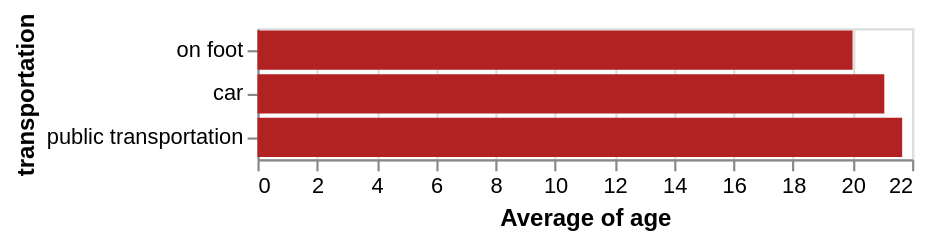

The notebook cell this image was saved under:
### Markdown cell above
🚀 Exercise: create a bar chart with Altair and visualize the means of transportation on the y-axis and the average age on the x-axis, sort by age:

### Code cell
alt.Chart(df).mark_bar(color='firebrick').encode(
    alt.X('average(age)'),
    alt.Y('transportation:N', sort='x')
)

### Figure 1 — Vega-Lite specification as saved in the notebook (floating-point values rounded to 4 significant figures)
{"config": {"view": {"continuousWidth": 300, "continuousHeight": 300}}, "data": {"name": "data-2a39a3396e945408229b500160f3be72"}, "mark": {"type": "bar", "color": "firebrick"}, "encoding": {"x": {"aggregate": "average", "field": "age", "type": "quantitative"}, "y": {"field": "transportation", "sort": "x", "type": "nominal"}}, "$schema": "https://vega.github.io/schema/vega-lite/v6.4.1.json", "datasets": {"data-2a39a3396e945408229b500160f3be72": [{"age": 20, "distance": 11.0, "transportation": "car", "duration": 11.0, "creative skills": 4, "languages": "german; english; romanian; italian", "hobbies": "Drawing", "distance_cat": "medium", "Creativity": "good"}, {"age": 21, "distance": 200.0, "transportation": "car", "duration": 140.0, "creative skills": 3, "languages": "german; english; polish", "hobbies": "work out", "distance_cat": "far far away", "Creativity": "medium"}, {"age": 23, "distance": 30.0, "transportation": "public transportation", "duration": 40.0, "creative skills": 4, "languages": "german; english; vietnamese", "hobbies": "crochet; gaming; sewing; reading; doom scrolling", "distance_cat": "far", "Creativity": "good"}, {"age": 19, "distance": 178.0, "transportation": "public transportation", "duration": 300.0, "creative skills": 4, "languages": "deutsch; englisch; spanisch", "hobbies": "Geschichte lernen", "distance_cat": "far far away", "Creativity": "good"}, {"age": 19, "distance": 0.0, "transportation": "public transportation", "duration": 130.0, "creative skills": 4, "languages": "german; italian; english", "hobbies": "listening to music", "distance_cat": "near", "Creativity": "good"}, {"age": 21, "distance": 44.0, "transportation": "public transportation", "duration": 90.0, "creative skills": 2, "languages": "german ; english ; french ; portuguese a1", "hobbies": "Zocken", "distance_cat": "far", "Creativity": "some"}, {"age": 20, "distance": 0.3, "transportation": "on foot", "duration": 1.0, "creative skills": 4, "languages": "german;english", "hobbies": "video games", "distance_cat": "near", "Creativity": "good"}, {"age": 18, "distance": 30.0, "transportation": "car", "duration": 30.0, "creative skills": 4, "languages": "deutsch; englisch", "hobbies": "Lesen", "distance_cat": "far", "Creativity": "good"}, {"age": 19, "distance": 10.5, "transportation": "public transportation", "duration": 18.0, "creative skills": 2, "languages": "spanish; german; english", "hobbies": "sleeping; watching series", "distance_cat": "medium", "Creativity": "some"}, {"age": 20, "distance": 0.55, "transportation": "public transportation", "duration": 7.0, "creative skills": 4, "languages": "german; english; programming languages", "hobbies": "Dancing", "distance_cat": "near", "Creativity": "good"}, {"age": 19, "distance": 202.0, "transportation": "public transportation", "duration": 90.0, "creative skills": 5, "languages": "spanish; english; german", "hobbies": "Riding horse; painting; playing piano; playing chess; playing Volleyball", "distance_cat": "far far away", "Creativity": "very good"}, {"age": 20, "distance": 345.0, "transportation": "car", "duration": 210.0, "creative skills": 2, "languages": "german; english", "hobbies": "Dancing", "distance_cat": "far far away", "Creativity": "some"}, {"age": 33, "distance": 221.0, "transportation": "car", "duration": 162.0, "creative skills": 4, "languages": "german; english; japanese", "hobbies": "Beeing Creative!", "distance_cat": "far far away", "Creativity": "good"}, {"age": 21, "distance": 0.0, "transportation": "on foot", "duration": 0.0, "creative skills": 4, "languages": "english; german; romanian; klingon", "hobbies": "Spaceships", "distance_cat": "near", "Creativity": "good"}, {"age": 20, "distance": 1.0, "transportation": "on foot", "duration": 10.0, "creative skills": 4, "languages": "german;english", "hobbies": "cooking", "distance_cat": "near", "Creativity": "good"}, {"age": 21, "distance": 1.0, "transportation": "on foot", "duration": 5.0, "creative skills": 4, "languages": "latin; english; german", "hobbies": "uni work", "distance_cat": "near", "Creativity": "good"}, {"age": 23, "distance": 0.0, "transportation": "on foot", "duration": 2.0, "creative skills": 4, "languages": "english, polish, spanish", "hobbies": "swimming ", "distance_cat": "near", "Creativity": "good"}, {"age": 22, "distance": 0.2, "transportation": "on foot", "duration": 5.0, "creative skills": 2, "languages": "arabic, english", "hobbies": "Playing volleyball ", "distance_cat": "near", "Creativity": "some"}, {"age": 20, "distance": 1.0, "transportation": "on foot", "duration": 3.0, "creative skills": 1, "languages": "german, english", "hobbies": "Reading ", "distance_cat": "near", "Creativity": "not really"}, {"age": 19, "distance": 0.0, "transportation": "on foot", "duration": 2.0, "creative skills": 3, "languages": "russian, uzbek, german, turkish, english", "hobbies": "Sleeping", "distance_cat": "near", "Creativity": "medium"}, {"age": 21, "distance": 0.0, "transportation": "on foot", "duration": 1.0, "creative skills": 5, "languages": "english, farzi, russian", "hobbies": "Swimming ", "distance_cat": "near", "Creativity": "very good"}, {"age": 20, "distance": 25.0, "transportation": "car", "duration": 18.0, "creative skills": 3, "languages": "english, german, hungarian", "hobbies": "Video games", "distance_cat": "far", "Creativity": "medium"}, {"age": 23, "distance": 3.0, "transportation": "on foot", "duration": 11.0, "creative skills": 3, "languages": "english, german", "hobbies": "Archery", "distance_cat": "near", "Creativity": "medium"}, {"age": 19, "distance": 0.0, "transportation": "on foot", "duration": 3.0, "creative skills": 3, "languages": "english, romanian, russian", "hobbies": "Driving car", "distance_cat": "near", "Creativity": "medium"}, {"age": 17, "distance": 0.0, "transportation": "on foot", "duration": 2.0, "creative skills": 5, "languages": "english, russian, latvian , german", "hobbies": "Drawing, cosplay, crocheting, coming up with stories, walking, listening to my favourite podcast", "distance_cat": "near", "Creativity": "very good"}, {"age": 20, "distance": 1.0, "transportation": "on foot", "duration": 4.0, "creative skills": 4, "languages": "german, english", "hobbies": "Gym, Volleyball, Gaming", "distance_cat": "near", "Creativity": "good"}, {"age": 21, "distance": 0.35, "transportation": "on foot", "duration": 3.0, "creative skills": 2, "languages": "german, english", "hobbies": "reading", "distance_cat": "near", "Creativity": "some"}, {"age": 20, "distance": 0.2, "transportation": "public transportation", "duration": 240.0, "creative skills": 1, "languages": "german, english", "hobbies": "horse riding, riding motorbike, gaming, sleeping", "distance_cat": "near", "Creativity": "not really"}, {"age": 20, "distance": 0.01, "transportation": "on foot", "duration": 0.3, "creative skills": 3, "languages": "albanian , english, german", "hobbies": "Basketball ", "distance_cat": "near", "Creativity": "medium"}, {"age": 19, "distance": 1.0, "transportation": "on foot", "duration": 5.0, "creative skills": 3, "languages": "german, english", "hobbies": "Reading", "distance_cat": "near", "Creativity": "medium"}, {"age": 19, "distance": 0.1, "transportation": "on foot", "duration": 0.5, "creative skills": 4, "languages": "russian, finnish, english, german", "hobbies": "Ice skating ", "distance_cat": "near", "Creativity": "good"}, {"age": 21, "distance": 42.0, "transportation": "public transportation", "duration": 90.0, "creative skills": 5, "languages": "german, english, turkish, spanish", "hobbies": "Playing Video Games", "distance_cat": "far", "Creativity": "very good"}, {"age": 22, "distance": 0.0, "transportation": "on foot", "duration": 1.0, "creative skills": 2, "languages": "german, english", "hobbies": "Cooking ", "distance_cat": "near", "Creativity": "some"}, {"age": 20, "distance": 1.0, "transportation": "on foot", "duration": 10.0, "creative skills": 1, "languages": "german, english", "hobbies": "Programming, Gaming, Running", "distance_cat": "near", "Creativity": "not really"}, {"age": 23, "distance": 20.0, "transportation": "public transportation", "duration": 30.0, "creative skills": 5, "languages": "german, english, spanish", "hobbies": "Skiing ⛷️ ", "distance_cat": "medium", "Creativity": "very good"}, {"age": 19, "distance": 0.0, "transportation": "on foot", "duration": 2.0, "creative skills": 5, "languages": "german, english, spanish, italian", "hobbies": "Reading", "distance_cat": "near", "Creativity": "very good"}, {"age": 18, "distance": 23.0, "transportation": "car", "duration": 20.0, "creative skills": 2, "languages": "english, latin, german", "hobbies": "Gaming", "distance_cat": "far", "Creativity": "some"}, {"age": 20, "distance": 0.3, "transportation": "car", "duration": 4.0, "creative skills": 5, "languages": "german, english", "hobbies": "gaming, anime", "distance_cat": "near", "Creativity": "very good"}, {"age": 19, "distance": 229.0, "transportation": "public transportation", "duration": 300.0, "creative skills": 3, "languages": "german, english, french, tagalog, russian", "hobbies": "Chess", "distance_cat": "far far away", "Creativity": "medium"}, {"age": 33, "distance": 17.0, "transportation": "public transportation", "duration": 120.0, "creative skills": 3, "languages": "urdu, punjabi, hindi, arabic, english, kashmiri", "hobbies": "Listen Music ", "distance_cat": "medium", "Creativity": "medium"}, {"age": 28, "distance": 17.0, "transportation": "public transportation", "duration": 30.0, "creative skills": 3, "languages": "english, hausa, pidgin english,", "hobbies": "football, watching football, movies and playing football", "distance_cat": "medium", "Creativity": "medium"}, {"age": 21, "distance": 25.0, "transportation": "public transportation", "duration": 90.0, "creative skills": 3, "languages": "kurdish, persian, english", "hobbies": "Reading", "distance_cat": "far", "Creativity": "medium"}, {"age": 18, "distance": 20.0, "transportation": "public transportation", "duration": 40.0, "creative skills": 4, "languages": "german, english, sinhala", "hobbies": "Photography", "distance_cat": "medium", "Creativity": "good"}, {"age": 19, "distance": 0.0, "transportation": "on foot", "duration": 2.0, "creative skills": 4, "languages": "hungarian, english, german", "hobbies": "cycling", "distance_cat": "near", "Creativity": "good"}, {"age": 24, "distance": 2.0, "transportation": "public transportation", "duration": 6.0, "creative skills": 4, "languages": "english, hindi, german", "hobbies": "Video Games", "distance_cat": "near", "Creativity": "good"}, {"age": 19, "distance": 0.0, "transportation": "on foot", "duration": 2.0, "creative skills": 3, "languages": "english, german", "hobbies": "Volleyball", "distance_cat": "near", "Creativity": "medium"}, {"age": 19, "distance": 0.0, "transportation": "on foot", "duration": 0.0, "creative skills": 3, "languages": "english, lithuanian, russian, german", "hobbies": "Reading", "distance_cat": "near", "Creativity": "medium"}, {"age": 23, "distance": 31.1, "transportation": "public transportation", "duration": 70.0, "creative skills": 3, "languages": "english, german, yoruba, french", "hobbies": "Baking", "distance_cat": "far", "Creativity": "medium"}, {"age": 20, "distance": 0.0, "transportation": "on foot", "duration": 1.0, "creative skills": 2, "languages": "german, english,  spanish", "hobbies": "Skiing", "distance_cat": "near", "Creativity": "some"}, {"age": 18, "distance": 0.2, "transportation": "on foot", "duration": 0.0, "creative skills": 2, "languages": "german, english, spanish, catalan", "hobbies": "Traveling", "distance_cat": "near", "Creativity": "some"}, {"age": 20, "distance": 3.0, "transportation": "car", "duration": 3.0, "creative skills": 3, "languages": "german, english", "hobbies": "Darts", "distance_cat": "near", "Creativity": "medium"}, {"age": 20, "distance": 0.08, "transportation": "on foot", "duration": 5.0, "creative skills": 3, "languages": "portuguese,english,spanish,  french", "hobbies": "doing sports!", "distance_cat": "near", "Creativity": "medium"}, {"age": 20, "distance": 4.0, "transportation": "car", "duration": 5.0, "creative skills": 3, "languages": "german, english", "hobbies": "reading", "distance_cat": "near", "Creativity": "medium"}, {"age": 21, "distance": 4.0, "transportation": "car", "duration": 5.0, "creative skills": 2, "languages": "german, english", "hobbies": "gym", "distance_cat": "near", "Creativity": "some"}, {"age": 19, "distance": 0.0, "transportation": "on foot", "duration": 1.0, "creative skills": 5, "languages": "english, hindi, urdu, bengali", "hobbies": "Vibecoding stuff", "distance_cat": "near", "Creativity": "very good"}, {"age": 18, "distance": 1.0, "transportation": "on foot", "duration": 5.0, "creative skills": 3, "languages": "english, georgian", "hobbies": "reading", "distance_cat": "near", "Creativity": "medium"}, {"age": 21, "distance": 0.2, "transportation": "on foot", "duration": 3.0, "creative skills": 4, "languages": "german,english", "hobbies": "lego(not actually lego)", "distance_cat": "near", "Creativity": "good"}, {"age": 22, "distance": 45.0, "transportation": "car", "duration": 50.0, "creative skills": 4, "languages": "german, english, norwegian", "hobbies": "Sewing", "distance_cat": "far", "Creativity": "good"}, {"age": 20, "distance": 0.2, "transportation": "on foot", "duration": 4.0, "creative skills": 3, "languages": "english", "hobbies": "Table Tennis", "distance_cat": "near", "Creativity": "medium"}, {"age": 21, "distance": 0.1, "transportation": "on foot", "duration": 3.0, "creative skills": 4, "languages": "english, turkish", "hobbies": "Photography", "distance_cat": "near", "Creativity": "good"}, {"age": 22, "distance": 45.0, "transportation": "car", "duration": 50.0, "creative skills": 4, "languages": "english,german,arabic", "hobbies": "Swimming,Biking,Bouldering,Dancing", "distance_cat": "far", "Creativity": "good"}, {"age": 20, "distance": 7.0, "transportation": "car", "duration": 10.0, "creative skills": 3, "languages": "german, english", "hobbies": "Art", "distance_cat": "near", "Creativity": "medium"}, {"age": 19, "distance": 0.05, "transportation": "on foot", "duration": 1.0, "creative skills": 5, "languages": "serbian, english, croatian, bosnian, montenegro, macedonian", "hobbies": "Gaming", "distance_cat": "near", "Creativity": "very good"}, {"age": 21, "distance": 0.1, "transportation": "on foot", "duration": 5.0, "creative skills": 3, "languages": "english, bulgarian, german", "hobbies": "Movies", "distance_cat": "near", "Creativity": "medium"}, {"age": 18, "distance": 0.0, "transportation": "on foot", "duration": 0.0, "creative skills": 5, "languages": "english, hindi, germanlearning", "hobbies": "Football, Reading", "distance_cat": "near", "Creativity": "very good"}, {"age": 24, "distance": 0.0, "transportation": "on foot", "duration": 0.0, "creative skills": 4, "languages": "russian,english,turkish,azerbaijani,german", "hobbies": "Reading Manga", "distance_cat": "near", "Creativity": "good"}, {"age": 20, "distance": 0.4, "transportation": "on foot", "duration": 10.0, "creative skills": 3, "languages": "german, english", "hobbies": "volleyball", "distance_cat": "near", "Creativity": "medium"}, {"age": 20, "distance": 30.0, "transportation": "public transportation", "duration": 50.0, "creative skills": 4, "languages": "englisch,  spanish", "hobbies": "Videogames", "distance_cat": "far", "Creativity": "good"}, {"age": 20, "distance": 0.1, "transportation": "on foot", "duration": 5.0, "creative skills": 4, "languages": "albanian, english", "hobbies": "playing the violin", "distance_cat": "near", "Creativity": "good"}, {"age": 19, "distance": 0.01, "transportation": "on foot", "duration": 3.0, "creative skills": 4, "languages": "serbian, english,  german", "hobbies": "painting", "distance_cat": "near", "Creativity": "good"}, {"age": 21, "distance": 3.0, "transportation": "car", "duration": 5.0, "creative skills": 3, "languages": "german,english", "hobbies": "working out", "distance_cat": "near", "Creativity": "medium"}, {"age": 19, "distance": 50.0, "transportation": "on foot", "duration": 1.0, "creative skills": 4, "languages": "serbian, croatian, bosnian, montenegrin, english    german", "hobbies": "football", "distance_cat": "far", "Creativity": "good"}]}}
